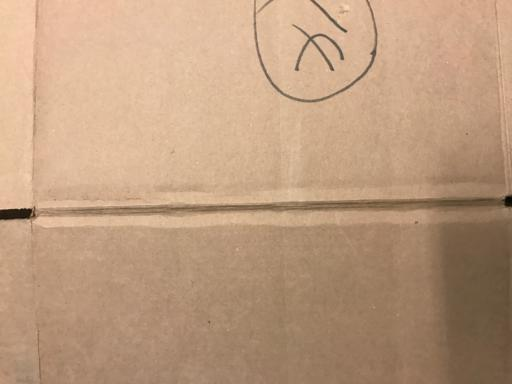
#> input picture data/raw/garbage_classification/cardboard/cardboard1.jpg, 512 x 384 px; its folder holds only this picture in this run
$ jupyter execute 01_eda_garbage_classification.ipynb   (shell and % lines are left out)
#> lines starting #> are read from the running program, lines starting #| are printed output that depends on the picture
# Análisis Exploratorio de Datos - Clasificación de Residuos

Este notebook realiza un análisis exploratorio del dataset de clasificación de residuos.

## Clases del Dataset
1. **Glass** (Vidrio)
2. **Paper** (Papel)
3. **Cardboard** (Cartón)
4. **Plastic** (Plástico)
5. **Metal**
6. **Trash** (Basura general)

## Objetivos
1. Verificar la estructura del dataset
2. Analizar la distribución de clases
3. Explorar características de las imágenes
4. Visualizar muestras de cada clase
5. Identificar posibles problemas

## 1. Configuración Inicial

[cell 1]
# Importar bibliotecas básicas
import os
import numpy as np
import matplotlib.pyplot as plt
import seaborn as sns
from pathlib import Path
from PIL import Image
import pandas as pd

# Configuración de visualización — usar API moderna de seaborn
sns.set_theme(style='darkgrid', palette='husl')
# Opcional: parámetros globales de matplotlib para consistencia
plt.rcParams.update({'figure.dpi': 100})

# Definir rutas
DATA_DIR = Path('../data/raw/garbage_classification')
FIGURES_DIR = Path('../figures/eda')

# Crear directorio de figuras si no existe
FIGURES_DIR.mkdir(parents=True, exist_ok=True)

# Helper para guardar figuras de forma consistente
def save_figure(name, dpi=300):
    out_path = FIGURES_DIR / name
    plt.savefig(str(out_path), dpi=dpi, bbox_inches='tight')
    print(f'✅ Figura guardada: {name}')

print('✅ Bibliotecas cargadas correctamente')
print(f'📁 Directorio de datos: {DATA_DIR}')
print(f'📊 Directorio de figuras: {FIGURES_DIR}')

## 2. Verificación del Dataset

[cell 2]
# Verificar que el directorio existe
if not DATA_DIR.exists():
    print(f'ERROR: No se encuentra el directorio {DATA_DIR}')
    print('Por favor, verifica que los datos estén en la ubicación correcta.')
else:
    print(f'Directorio encontrado: {DATA_DIR}')

    # Listar subdirectorios (clases)
    classes = sorted([d.name for d in DATA_DIR.iterdir() if d.is_dir()])

    print(f'\nNúmero de clases: {len(classes)}')
    print(f'Clases: {", ".join(classes)}')

## 3. Análisis de Distribución de Clases

[cell 3]
# Contar imágenes por clase (case-insensitive en extensiones)
class_counts = {}
valid_exts = {'.jpg', '.jpeg', '.png'}

for class_name in classes:
    class_path = DATA_DIR / class_name
    # Contar archivos de imagen con extensiones en minúscula
    try:
        image_files = [p for p in class_path.iterdir() if p.is_file() and p.suffix.lower() in valid_exts]
    except FileNotFoundError:
        image_files = []
    class_counts[class_name] = len(image_files)

# Crear DataFrame
if class_counts:
    df_counts = pd.DataFrame(list(class_counts.items()), columns=['Clase', 'Cantidad'])
    df_counts = df_counts.sort_values('Cantidad', ascending=False)
else:
    df_counts = pd.DataFrame(columns=['Clase', 'Cantidad'])

# Mostrar tabla
print('\nDistribución de Imágenes por Clase:')
print('='*50)
print(df_counts.to_string(index=False))
print('='*50)

total_images = df_counts['Cantidad'].sum() if not df_counts.empty else 0
print(f'\nTotal de imágenes: {total_images}')
if not df_counts.empty:
    print(f'Promedio por clase: {df_counts["Cantidad"].mean():.1f}')
    print(f'Mediana: {df_counts["Cantidad"].median():.1f}')
    print(f'Desviación estándar: {df_counts["Cantidad"].std():.1f}')
else:
    print('No se encontraron clases con imágenes.')

[cell 4]
# Visualizar distribución
fig, (ax1, ax2) = plt.subplots(1, 2, figsize=(15, 5))

# Gráfico de barras
colors = sns.color_palette('husl', len(df_counts))
bars = ax1.bar(df_counts['Clase'], df_counts['Cantidad'], color=colors)
ax1.set_xlabel('Clase', fontsize=12, fontweight='bold')
ax1.set_ylabel('Número de Imágenes', fontsize=12, fontweight='bold')
ax1.set_title('Distribución de Imágenes por Clase', fontsize=14, fontweight='bold')
ax1.tick_params(axis='x', rotation=45)

# Añadir etiquetas con valores
for bar in bars:
    height = bar.get_height()
    ax1.text(bar.get_x() + bar.get_width()/2., height,
            f'{int(height)}',
            ha='center', va='bottom', fontweight='bold')

# Gráfico circular
ax2.pie(df_counts['Cantidad'], labels=df_counts['Clase'], autopct='%1.1f%%',
        startangle=90, colors=colors)
ax2.set_title('Proporción de Clases', fontsize=14, fontweight='bold')

plt.tight_layout()
# Usar helper para guardar figura
save_figure('01_distribucion_clases.png')
#> in save_figure, `plt.savefig(str(out_path), dpi=dpi, bbox_inches='tight')`:
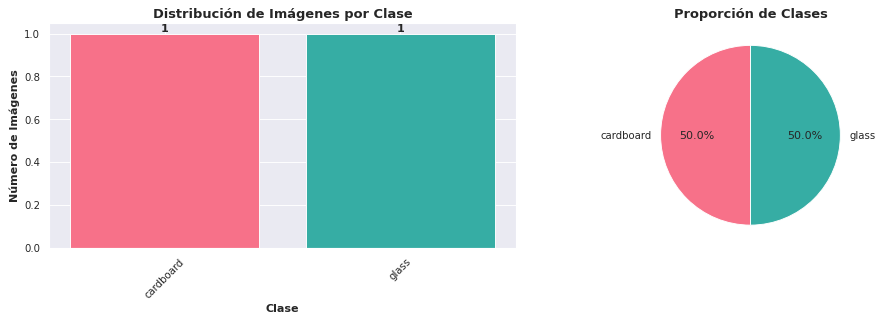
#> figure drawn by matplotlib, 2 panels
plt.show()

# Análisis de desbalanceo
if df_counts.empty:
    print('\nNo hay datos para realizar análisis de desbalanceo.')
else:
    max_count = df_counts['Cantidad'].max()
    min_count = df_counts['Cantidad'].min()

    if min_count == 0:
        print('\nERROR: Al menos una clase tiene 0 imágenes. Revisa los datos.')
        ratio = float('inf')
    else:
        ratio = max_count / min_count

    print(f'\nAnálisis de Desbalanceo:')
    print(f'   Clase más numerosa: {df_counts.iloc[0]["Clase"]} ({max_count} imágenes)')
    print(f'   Clase menos numerosa: {df_counts.iloc[-1]["Clase"]} ({min_count} imágenes)')
    if min_count == 0:
        print('   ADVERTENCIA: Al menos una clase tiene 0 imágenes — revisar.')
    else:
        print(f'   Ratio max/min: {ratio:.2f}x')
        if ratio > 3:
            print('   ADVERTENCIA: El dataset está desbalanceado. Considera usar técnicas de balanceo.')
        else:
            print('   El dataset está relativamente balanceado.')

## 4. Análisis de Características de las Imágenes

[cell 5]
# Analizar una muestra de cada clase
print('Analizando características de las imágenes...\n')

SAMPLE_SIZE = 50
image_stats = []

for class_name in classes:
    class_path = DATA_DIR / class_name
    image_files = list(class_path.glob('*.jpg'))[:SAMPLE_SIZE]

    for img_path in image_files:
        try:
            with Image.open(img_path) as img:
#> img is the input picture: PIL image 512x384 RGB; mean R, G, B 189, 155.5, 126.7
                width, height = img.size
                file_size = img_path.stat().st_size / 1024  # KB

                image_stats.append({
                    'clase': class_name,
                    'ancho': width,
                    'alto': height,
                    'aspecto': width / height,
                    'pixeles': width * height,
                    'tamaño_kb': file_size
                })
        except Exception as e:
            print(f'Error al procesar {img_path.name}: {e}')

df_stats = pd.DataFrame(image_stats)
print(f'Análisis completado: {len(df_stats)} imágenes analizadas\n')
#| Análisis completado: 2 imágenes analizadas

[cell 6]
# Estadísticas generales
print('Estadísticas Generales de las Imágenes:')
print('='*60)
print(f'Ancho medio: {df_stats["ancho"].mean():.1f} px (±{df_stats["ancho"].std():.1f})')
#| Ancho medio: 512.0 px (±0.0)
print(f'Alto medio: {df_stats["alto"].mean():.1f} px (±{df_stats["alto"].std():.1f})')
#| Alto medio: 384.0 px (±0.0)
print(f'Ratio de aspecto medio: {df_stats["aspecto"].mean():.2f}')
#| Ratio de aspecto medio: 1.33
print(f'Tamaño medio: {df_stats["tamaño_kb"].mean():.1f} KB')
#| Tamaño medio: 14.3 KB
print('='*60)

# Estadísticas por clase
print('\nEstadísticas por Clase:')
stats_by_class = df_stats.groupby('clase').agg({
    'ancho': 'mean',
    'alto': 'mean',
    'aspecto': 'mean',
    'tamaño_kb': 'mean'
}).round(1)

stats_by_class.columns = ['Ancho Medio', 'Alto Medio', 'Aspecto', 'Tamaño (KB)']
print(stats_by_class)
#|            Ancho Medio  Alto Medio  Aspecto  Tamaño (KB)
#| clase
#| cardboard        512.0       384.0      1.3         16.9
#| glass            512.0       384.0      1.3         11.7

## 4.1. Visualización de Distribuciones por Clase

[cell 7]
# Histogramas de dimensiones por clase
fig, axes = plt.subplots(2, 3, figsize=(18, 10))
axes = axes.flatten()

# Histograma de anchos por clase
for i, class_name in enumerate(classes):
    class_data = df_stats[df_stats['clase'] == class_name]
    axes[i].hist(class_data['ancho'], bins=20, alpha=0.7, edgecolor='black')
    axes[i].set_xlabel('Ancho (px)', fontweight='bold')
    axes[i].set_ylabel('Frecuencia', fontweight='bold')
    axes[i].set_title(f'Distribución de Anchos - {class_name.upper()}', fontweight='bold')
    axes[i].axvline(class_data['ancho'].mean(), color='red', linestyle='--', linewidth=2, label=f'Media: {class_data["ancho"].mean():.0f}')
    axes[i].legend()
    axes[i].grid(True, alpha=0.3)

plt.tight_layout()
plt.savefig(FIGURES_DIR / '02_histograma_anchos_por_clase.png', dpi=300, bbox_inches='tight')
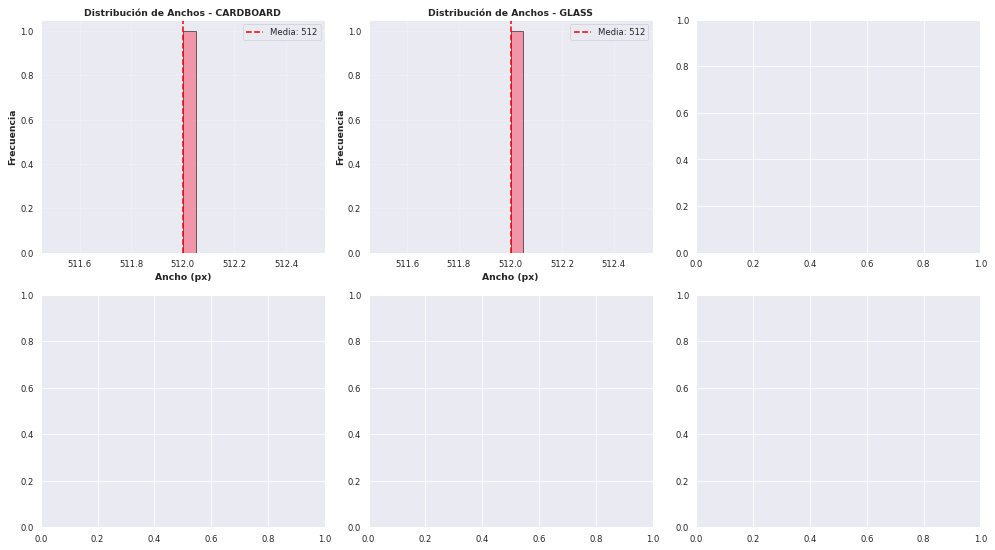
#> figure drawn by matplotlib, 2 panels; panel 1: tallest bar 1 high, from x = 512 to 512; panel 2: tallest bar 1 high, from x = 512 to 512
print(f'✅ Figura guardada: 02_histograma_anchos_por_clase.png')
plt.show()

# Histograma de altos por clase
fig, axes = plt.subplots(2, 3, figsize=(18, 10))
axes = axes.flatten()

for i, class_name in enumerate(classes):
    class_data = df_stats[df_stats['clase'] == class_name]
    axes[i].hist(class_data['alto'], bins=20, alpha=0.7, color='green', edgecolor='black')
    axes[i].set_xlabel('Alto (px)', fontweight='bold')
    axes[i].set_ylabel('Frecuencia', fontweight='bold')
    axes[i].set_title(f'Distribución de Altos - {class_name.upper()}', fontweight='bold')
    axes[i].axvline(class_data['alto'].mean(), color='red', linestyle='--', linewidth=2, label=f'Media: {class_data["alto"].mean():.0f}')
    axes[i].legend()
    axes[i].grid(True, alpha=0.3)

plt.tight_layout()
plt.savefig(FIGURES_DIR / '03_histograma_altos_por_clase.png', dpi=300, bbox_inches='tight')
print(f'✅ Figura guardada: 03_histograma_altos_por_clase.png')
plt.show()

## 4.2. Boxplots Comparativos entre Clases

[cell 8]
# Boxplots comparativos de todas las características
fig, axes = plt.subplots(2, 2, figsize=(16, 12))

# Boxplot de anchos
sns.boxplot(data=df_stats, x='clase', y='ancho', ax=axes[0, 0])
axes[0, 0].set_xlabel('Clase', fontsize=12, fontweight='bold')
axes[0, 0].set_ylabel('Ancho (px)', fontsize=12, fontweight='bold')
axes[0, 0].set_title('Comparación de Anchos por Clase', fontsize=14, fontweight='bold')
axes[0, 0].tick_params(axis='x', rotation=45)
axes[0, 0].grid(True, alpha=0.3, axis='y')

# Boxplot de altos
sns.boxplot(data=df_stats, x='clase', y='alto', ax=axes[0, 1])
axes[0, 1].set_xlabel('Clase', fontsize=12, fontweight='bold')
axes[0, 1].set_ylabel('Alto (px)', fontsize=12, fontweight='bold')
axes[0, 1].set_title('Comparación de Altos por Clase', fontsize=14, fontweight='bold')
axes[0, 1].tick_params(axis='x', rotation=45)
axes[0, 1].grid(True, alpha=0.3, axis='y')

# Boxplot de ratio de aspecto
sns.boxplot(data=df_stats, x='clase', y='aspecto', ax=axes[1, 0])
axes[1, 0].set_xlabel('Clase', fontsize=12, fontweight='bold')
axes[1, 0].set_ylabel('Ratio de Aspecto', fontsize=12, fontweight='bold')
axes[1, 0].set_title('Comparación de Ratios de Aspecto por Clase', fontsize=14, fontweight='bold')
axes[1, 0].tick_params(axis='x', rotation=45)
axes[1, 0].grid(True, alpha=0.3, axis='y')

# Boxplot de tamaño de archivo
sns.boxplot(data=df_stats, x='clase', y='tamaño_kb', ax=axes[1, 1])
axes[1, 1].set_xlabel('Clase', fontsize=12, fontweight='bold')
axes[1, 1].set_ylabel('Tamaño (KB)', fontsize=12, fontweight='bold')
axes[1, 1].set_title('Comparación de Tamaños de Archivo por Clase', fontsize=14, fontweight='bold')
axes[1, 1].tick_params(axis='x', rotation=45)
axes[1, 1].grid(True, alpha=0.3, axis='y')

plt.tight_layout()
# Usar helper para guardar figura
save_figure('04_boxplots_comparativos.png')
#> call 2 of save_figure, with name = '04_boxplots_comparativos.png', dpi = 300
#> in save_figure (call 2), `plt.savefig(str(out_path), dpi=dpi, bbox_inches='tight')`:
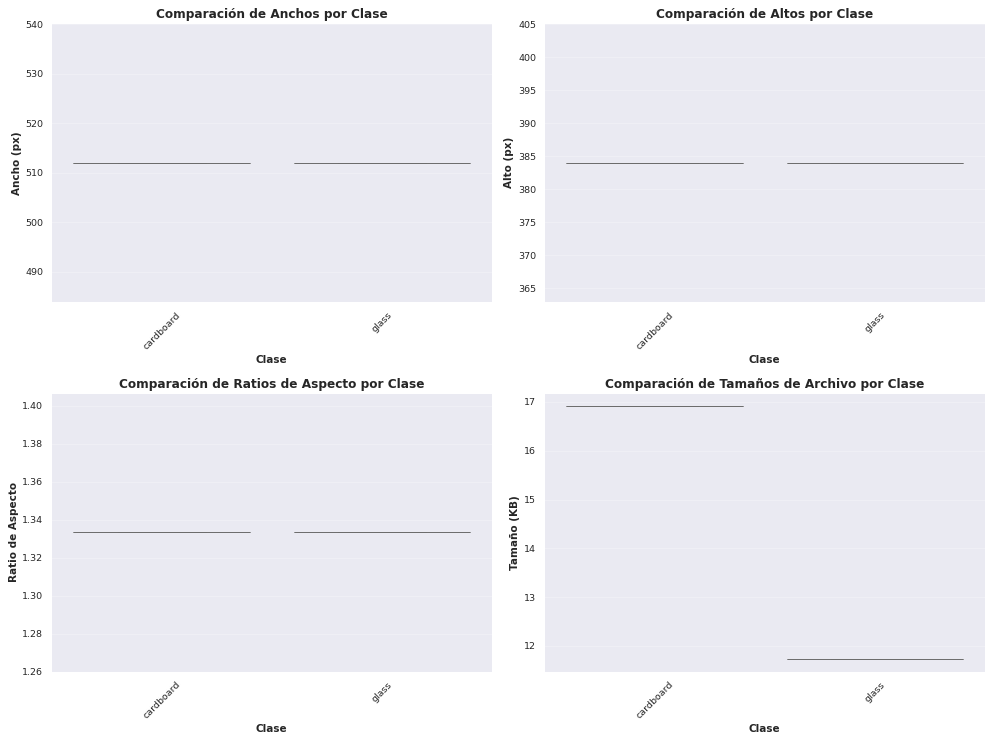
#> figure drawn by matplotlib, 4 panels
plt.show()

# Mostrar estadísticas de variabilidad
print('\n📊 Análisis de Variabilidad por Clase:')
print('='*70)
variability = df_stats.groupby('clase').agg({
    'ancho': ['std', 'min', 'max'],
    'alto': ['std', 'min', 'max'],
    'aspecto': 'std',
    'tamaño_kb': 'std'
}).round(2)

print(variability)
#|           ancho           alto           aspecto tamaño_kb
#|             std  min  max  std  min  max     std       std
#| clase
#| cardboard   NaN  512  512  NaN  384  384     NaN       NaN
#| glass       NaN  512  512  NaN  384  384     NaN       NaN

## 4.3. Análisis de Características de Color

[cell 9]
# Analizar características de color de las imágenes
print('🎨 Analizando características de color...\n')

color_stats = []

for class_name in classes:
    class_path = DATA_DIR / class_name
    valid_exts = {'.jpg', '.jpeg', '.png'}
    image_files = sorted([p for p in class_path.iterdir() if p.is_file() and p.suffix.lower() in valid_exts])[:20]

    for img_path in image_files:
        try:
            with Image.open(img_path) as img:
                # Convertir siempre a RGB para consistencia
                img_rgb = img.convert('RGB')
                img_array = np.array(img_rgb)

                # Calcular estadísticas de cada canal RGB
                r_mean = img_array[:,:,0].mean()
#> r_mean = 189
                g_mean = img_array[:,:,1].mean()
#> g_mean = 155.5
                b_mean = img_array[:,:,2].mean()
#> b_mean = 126.7

                r_std = img_array[:,:,0].std()
#> r_std = 34.5
                g_std = img_array[:,:,1].std()
#> g_std = 31.12
                b_std = img_array[:,:,2].std()
#> b_std = 28.97

                # Brillo promedio
                brightness = img_array.mean()
#> brightness = 157.1

                # Contraste (desviación estándar)
                contrast = img_array.std()
#> contrast = 40.59

                color_stats.append({
                    'clase': class_name,
                    'r_mean': r_mean,
                    'g_mean': g_mean,
                    'b_mean': b_mean,
                    'r_std': r_std,
                    'g_std': g_std,
                    'b_std': b_std,
                    'brightness': brightness,
                    'contrast': contrast
                })
        except Exception:
            continue


df_colors = pd.DataFrame(color_stats)
#> df_colors = table of 2 rows and 9 columns
print(f'✅ Análisis de color completado: {len(df_colors)} imágenes analizadas\n')
#| ✅ Análisis de color completado: 2 imágenes analizadas

# Visualizar distribuciones de color por clase
fig, axes = plt.subplots(2, 2, figsize=(16, 12))

# Distribución de canal Rojo
sns.boxplot(data=df_colors, x='clase', y='r_mean', ax=axes[0, 0])
axes[0, 0].set_xlabel('Clase', fontsize=12, fontweight='bold')
axes[0, 0].set_ylabel('Intensidad Media Canal R', fontsize=12, fontweight='bold')
axes[0, 0].set_title('Distribución Canal Rojo por Clase', fontsize=14, fontweight='bold')
axes[0, 0].tick_params(axis='x', rotation=45)
axes[0, 0].grid(True, alpha=0.3, axis='y')

# Distribución de canal Verde
sns.boxplot(data=df_colors, x='clase', y='g_mean', ax=axes[0, 1])
axes[0, 1].set_xlabel('Clase', fontsize=12, fontweight='bold')
axes[0, 1].set_ylabel('Intensidad Media Canal G', fontsize=12, fontweight='bold')
axes[0, 1].set_title('Distribución Canal Verde por Clase', fontsize=14, fontweight='bold')
axes[0, 1].tick_params(axis='x', rotation=45)
axes[0, 1].grid(True, alpha=0.3, axis='y')

# Distribución de canal Azul
sns.boxplot(data=df_colors, x='clase', y='b_mean', ax=axes[1, 0])
axes[1, 0].set_xlabel('Clase', fontsize=12, fontweight='bold')
axes[1, 0].set_ylabel('Intensidad Media Canal B', fontsize=12, fontweight='bold')
axes[1, 0].set_title('Distribución Canal Azul por Clase', fontsize=14, fontweight='bold')
axes[1, 0].tick_params(axis='x', rotation=45)
axes[1, 0].grid(True, alpha=0.3, axis='y')

# Distribución de Brillo
sns.boxplot(data=df_colors, x='clase', y='brightness', ax=axes[1, 1])
axes[1, 1].set_xlabel('Clase', fontsize=12, fontweight='bold')
axes[1, 1].set_ylabel('Brillo Promedio', fontsize=12, fontweight='bold')
axes[1, 1].set_title('Distribución de Brillo por Clase', fontsize=14, fontweight='bold')
axes[1, 1].tick_params(axis='x', rotation=45)
axes[1, 1].grid(True, alpha=0.3, axis='y')

plt.tight_layout()
# Usar helper para guardar figura
save_figure('05_analisis_color_canales_rgb.png')
#> call 3 of save_figure, with name = '05_analisis_color_canales_rgb.png', dpi = 300
#> in save_figure (call 3), `plt.savefig(str(out_path), dpi=dpi, bbox_inches='tight')`:
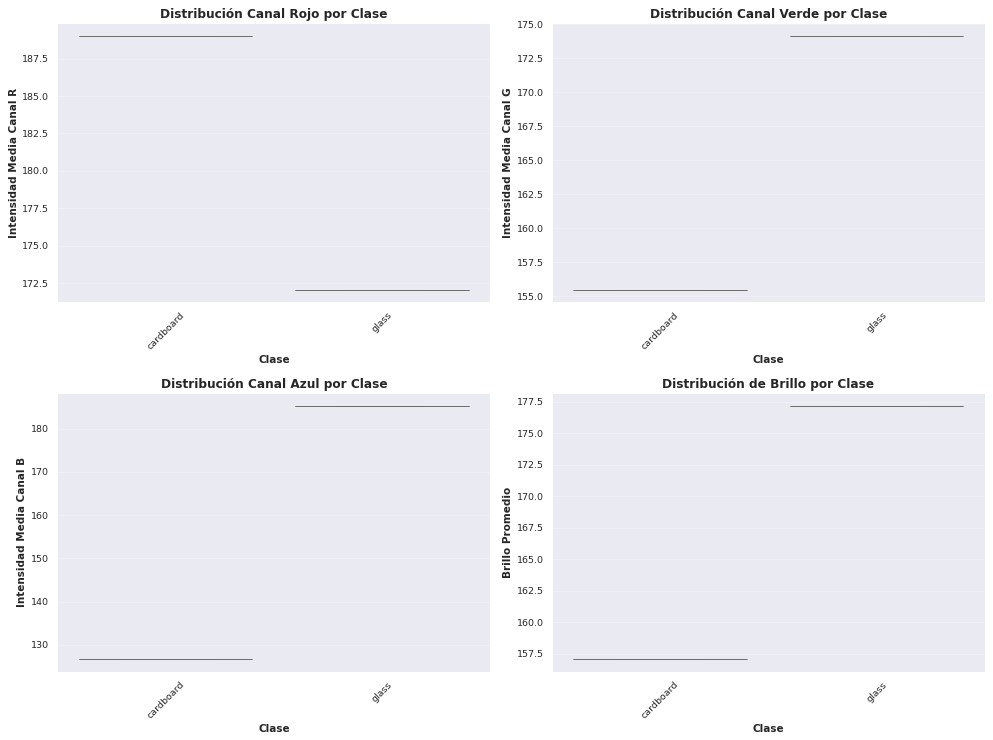
#> figure drawn by matplotlib, 4 panels
plt.show()

[cell 10]
# Histogramas de distribución RGB por clase
fig, axes = plt.subplots(2, 3, figsize=(18, 10))
axes = axes.flatten()

for i, class_name in enumerate(classes):
    class_color_data = df_colors[df_colors['clase'] == class_name]

    # Histograma para cada canal RGB
    axes[i].hist(class_color_data['r_mean'], bins=15, alpha=0.6, color='red', label='R', edgecolor='black')
    axes[i].hist(class_color_data['g_mean'], bins=15, alpha=0.6, color='green', label='G', edgecolor='black')
    axes[i].hist(class_color_data['b_mean'], bins=15, alpha=0.6, color='blue', label='B', edgecolor='black')

    axes[i].set_xlabel('Intensidad', fontweight='bold')
    axes[i].set_ylabel('Frecuencia', fontweight='bold')
    axes[i].set_title(f'Distribución RGB - {class_name.upper()}', fontweight='bold')
    axes[i].legend()
    axes[i].grid(True, alpha=0.3)
#> this loop made 2 passes
#> class_color_data on passes 1 to 2: table of 1 rows and 9 columns, table of 1 rows and 9 columns

plt.tight_layout()
plt.savefig(FIGURES_DIR / '06_histogramas_rgb_por_clase.png', dpi=300, bbox_inches='tight')
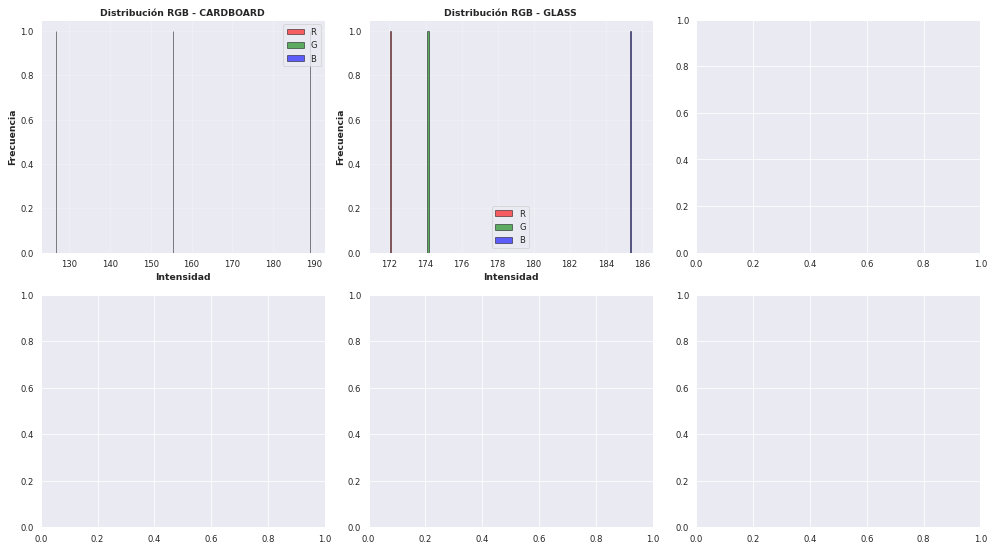
#> figure drawn by matplotlib, 2 panels; panel 1: tallest bar 1 high, from x = 189 to 189; panel 1: tallest bar 1 high, from x = 155.5 to 155.5; panel 1: tallest bar 1 high, from x = 126.7 to 126.7; panel 2: tallest bar 1 high, from x = 172 to 172.1
print(f'✅ Figura guardada: 06_histogramas_rgb_por_clase.png')
plt.show()

# Perfil de color promedio por clase
print('\n🎨 Perfil de Color Promedio por Clase:')
print('='*70)
color_profile = df_colors.groupby('clase')[['r_mean', 'g_mean', 'b_mean', 'brightness', 'contrast']].mean().round(2)
#> color_profile = table of 2 rows and 5 columns
color_profile.columns = ['Rojo', 'Verde', 'Azul', 'Brillo', 'Contraste']
print(color_profile)
#|              Rojo   Verde    Azul  Brillo  Contraste
#| clase
#| cardboard  189.00  155.50  126.72  157.07      40.59
#| glass      172.06  174.14  185.38  177.19      58.86
#> (the rest of the program and of its run is left out)
